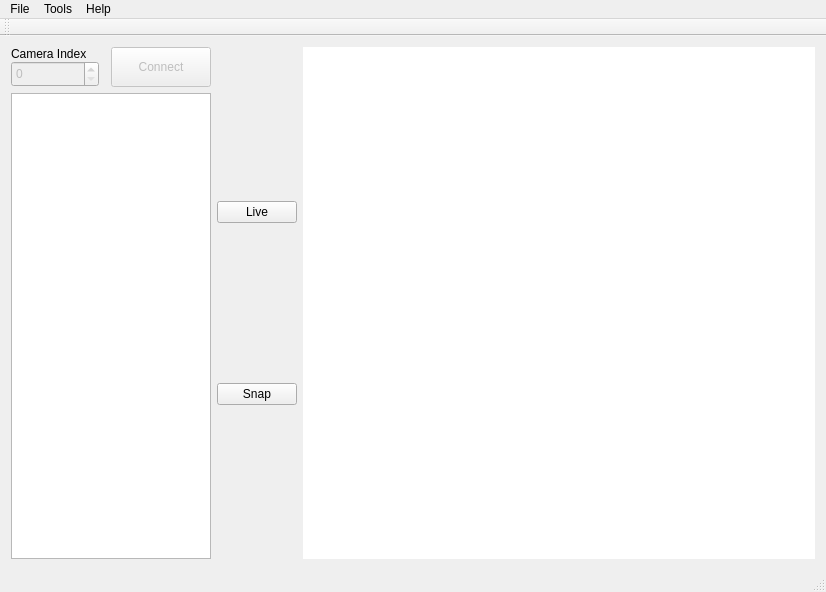
<?xml version="1.0" encoding="UTF-8"?>
<ui version="4.0">
 <class>MainWindow</class>
 <widget class="QMainWindow" name="MainWindow">
  <property name="geometry">
   <rect>
    <x>0</x>
    <y>0</y>
    <width>821</width>
    <height>583</height>
   </rect>
  </property>
  <property name="windowTitle">
   <string>MainWindow</string>
  </property>
  <property name="toolTip">
   <string/>
  </property>
  <widget class="QWidget" name="centralWidget">
   <property name="enabled">
    <bool>true</bool>
   </property>
   <layout class="QHBoxLayout" name="horizontalLayout_2" stretch="3,0,8">
    <item>
     <layout class="QVBoxLayout" name="verticalLayout">
      <item>
       <layout class="QGridLayout" name="gridLayout">
        <property name="sizeConstraint">
         <enum>QLayout::SetDefaultConstraint</enum>
        </property>
        <property name="horizontalSpacing">
         <number>12</number>
        </property>
        <property name="verticalSpacing">
         <number>0</number>
        </property>
        <item row="1" column="0">
         <widget class="QSpinBox" name="spinBoxCameraIndex">
          <property name="enabled">
           <bool>false</bool>
          </property>
          <property name="sizePolicy">
           <sizepolicy hsizetype="Minimum" vsizetype="Minimum">
            <horstretch>0</horstretch>
            <verstretch>0</verstretch>
           </sizepolicy>
          </property>
         </widget>
        </item>
        <item row="0" column="0">
         <widget class="QLabel" name="label">
          <property name="sizePolicy">
           <sizepolicy hsizetype="Preferred" vsizetype="Fixed">
            <horstretch>0</horstretch>
            <verstretch>0</verstretch>
           </sizepolicy>
          </property>
          <property name="text">
           <string>Camera Index</string>
          </property>
         </widget>
        </item>
        <item row="0" column="1" rowspan="2">
         <widget class="QPushButton" name="pushButtonConnect">
          <property name="enabled">
           <bool>false</bool>
          </property>
          <property name="sizePolicy">
           <sizepolicy hsizetype="Fixed" vsizetype="Fixed">
            <horstretch>0</horstretch>
            <verstretch>0</verstretch>
           </sizepolicy>
          </property>
          <property name="minimumSize">
           <size>
            <width>100</width>
            <height>40</height>
           </size>
          </property>
          <property name="text">
           <string>Connect</string>
          </property>
          <property name="checkable">
           <bool>true</bool>
          </property>
          <property name="checked">
           <bool>false</bool>
          </property>
         </widget>
        </item>
       </layout>
      </item>
      <item>
       <widget class="QTreeView" name="propertyBrowserView">
        <property name="minimumSize">
         <size>
          <width>200</width>
          <height>0</height>
         </size>
        </property>
        <property name="maximumSize">
         <size>
          <width>200</width>
          <height>16777215</height>
         </size>
        </property>
       </widget>
      </item>
     </layout>
    </item>
    <item>
     <layout class="QVBoxLayout" name="verticalLayout_2" stretch="0,0">
      <property name="sizeConstraint">
       <enum>QLayout::SetDefaultConstraint</enum>
      </property>
      <property name="bottomMargin">
       <number>0</number>
      </property>
      <item>
       <widget class="QPushButton" name="btnLive">
        <property name="sizePolicy">
         <sizepolicy hsizetype="Fixed" vsizetype="Fixed">
          <horstretch>0</horstretch>
          <verstretch>0</verstretch>
         </sizepolicy>
        </property>
        <property name="text">
         <string>Live</string>
        </property>
        <property name="checkable">
         <bool>true</bool>
        </property>
       </widget>
      </item>
      <item>
       <widget class="QPushButton" name="btnSnap">
        <property name="sizePolicy">
         <sizepolicy hsizetype="Fixed" vsizetype="Fixed">
          <horstretch>0</horstretch>
          <verstretch>0</verstretch>
         </sizepolicy>
        </property>
        <property name="text">
         <string>Snap</string>
        </property>
       </widget>
      </item>
     </layout>
    </item>
    <item>
     <widget class="QGraphicsView" name="graphicsView">
      <property name="sizePolicy">
       <sizepolicy hsizetype="Expanding" vsizetype="Expanding">
        <horstretch>1</horstretch>
        <verstretch>1</verstretch>
       </sizepolicy>
      </property>
      <property name="minimumSize">
       <size>
        <width>512</width>
        <height>512</height>
       </size>
      </property>
      <property name="cursor" stdset="0">
       <cursorShape>CrossCursor</cursorShape>
      </property>
      <property name="mouseTracking">
       <bool>false</bool>
      </property>
      <property name="autoFillBackground">
       <bool>false</bool>
      </property>
      <property name="frameShape">
       <enum>QFrame::NoFrame</enum>
      </property>
      <property name="sizeAdjustPolicy">
       <enum>QAbstractScrollArea::AdjustIgnored</enum>
      </property>
      <property name="backgroundBrush">
       <brush brushstyle="SolidPattern">
        <color alpha="255">
         <red>0</red>
         <green>0</green>
         <blue>0</blue>
        </color>
       </brush>
      </property>
     </widget>
    </item>
   </layout>
  </widget>
  <widget class="QMenuBar" name="menuBar">
   <property name="geometry">
    <rect>
     <x>0</x>
     <y>0</y>
     <width>821</width>
     <height>21</height>
    </rect>
   </property>
   <widget class="QMenu" name="menuFile">
    <property name="title">
     <string>File</string>
    </property>
    <addaction name="actionSave"/>
    <addaction name="actionExit"/>
   </widget>
   <widget class="QMenu" name="menuServer">
    <property name="title">
     <string>Tools</string>
    </property>
    <addaction name="actionServer"/>
    <addaction name="actionDetect_Cameras"/>
   </widget>
   <widget class="QMenu" name="menuHelp">
    <property name="title">
     <string>Help</string>
    </property>
    <addaction name="actionAbout"/>
   </widget>
   <addaction name="menuFile"/>
   <addaction name="menuServer"/>
   <addaction name="menuHelp"/>
  </widget>
  <widget class="QToolBar" name="mainToolBar">
   <attribute name="toolBarArea">
    <enum>TopToolBarArea</enum>
   </attribute>
   <attribute name="toolBarBreak">
    <bool>false</bool>
   </attribute>
  </widget>
  <widget class="QStatusBar" name="statusBar"/>
  <action name="actionConnect">
   <property name="text">
    <string>Connect</string>
   </property>
  </action>
  <action name="actionServer">
   <property name="text">
    <string>Server</string>
   </property>
  </action>
  <action name="actionLogging">
   <property name="text">
    <string>Logging</string>
   </property>
  </action>
  <action name="actionSave">
   <property name="text">
    <string>Save</string>
   </property>
   <property name="shortcut">
    <string>Ctrl+S</string>
   </property>
  </action>
  <action name="actionExit">
   <property name="text">
    <string>Exit</string>
   </property>
   <property name="shortcut">
    <string>Ctrl+Q</string>
   </property>
  </action>
  <action name="actionAbout">
   <property name="text">
    <string>About</string>
   </property>
  </action>
  <action name="actionDetect_Cameras">
   <property name="text">
    <string>Detect Cameras</string>
   </property>
  </action>
 </widget>
 <layoutdefault spacing="6" margin="11"/>
 <resources/>
 <connections/>
</ui>
